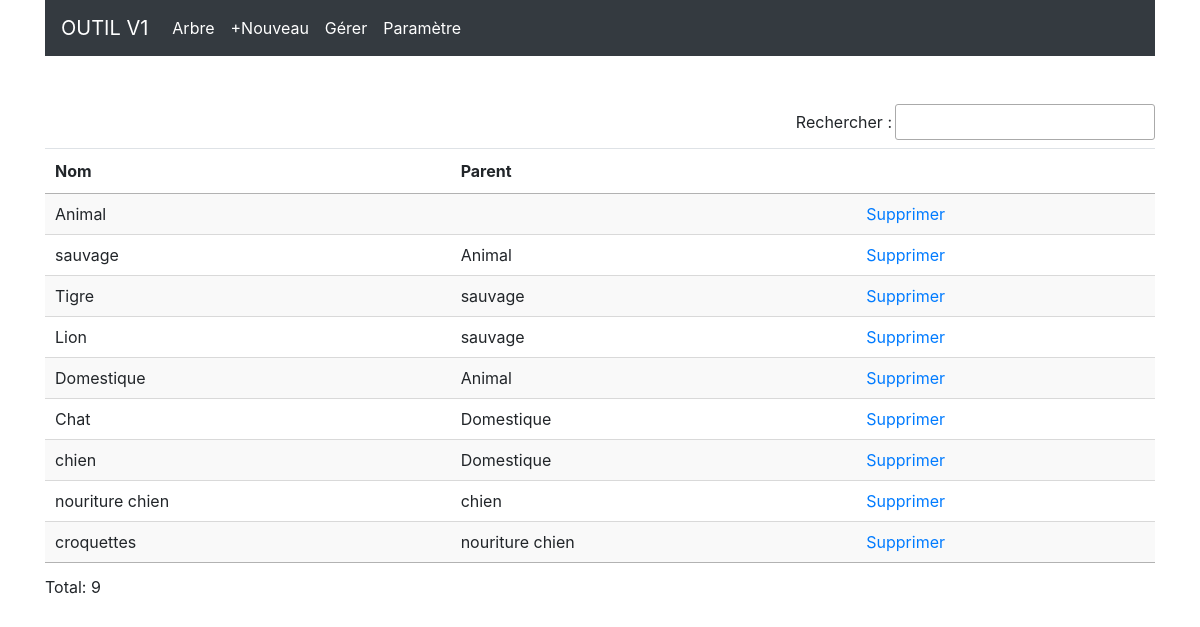
/details.php, run on the app's committed database.
### tables this page shows
CREATE TABLE `trees` (
  `id` int(11) NOT NULL,
  `name` varchar(255) DEFAULT NULL,
  `treeId` int(11) DEFAULT NULL,
  `node` varchar(255) DEFAULT '',
  `isquestion` bit(1) NOT NULL DEFAULT b'0'
);

### config.php (called while the page is built, shortened)
<?php
class Connection{
    private $servername="localhost";
    private $username="root";
    private  $psw='$Zaki2704';
    function __construct()
    {
        try{
            $this->PDOConnection=new PDO("mysql:host=$this->servername;dbname=arbresdb",$this->username,$this->psw);
        }catch(PDOException $e){
            echo "Database connection failed ".$e->getMessage();
        }
    }
    public static function  getConnection(){
        $con=new Connection();
          return $con->PDOConnection;
    }
}
?>

### TreeDAO.php (called while the page is built, shortened)
<?php
include("Tree.php");
class TreeDAO
{
    public $con;
    function __construct($con)
    {
        $this->con = $con;
    }
    public  function all()
    {
        $sql = "SELECT t1.node node, t1.id cid, t1.isquestion cisquestion, t1.name cname, t2.id pid, t2.name pname FROM trees t1 left join trees t2 on t1.treeId=t2.id order by t1.node asc";
        $stm = $this->con->prepare($sql);
        try {
            $stm->execute();
        } catch (PDOException $e) {
            echo $e->getMessage();
        }
        $result = $stm->setFetchMode(PDO::FETCH_ASSOC);
        $arbres = [];
        if ($result) {
            $data = $stm->fetchAll();
            $output = array();
            $arbres = array();
            foreach ($data as $value) {
                $tree = new Tree($value['cid'], $value['cname']);
                $tree->setnode($value['node']);
                $parent = new Tree($value['pid'], $value['pname']);
                $tree->setParent($parent);
                $tree->setIsQuestion($value['cisquestion']);
                array_push($output, $tree);
            }
            return $output;
        }
        return $arbres;
    }
}

### Tree.php (called while the page is built, shortened)
<?php
class Tree
{
    function __construct($id, $name)
    {
        $this->name = $name;
    }
    public function setParent($parent)
    {
        $this->parent = $parent;
    }
}

### details.php (the view, shortened to what this page needs)
<?php
include("config.php");
include("TreeDAO.php");
$dao = new TreeDAO(Connection::getConnection());
$arbres = $dao->all();
include("header.php");
?>
   <table id="example" class="display table" style="width:100%">
      <thead>
      <th>Nom</th>
      <th>Parent</th>
      <th></th>
      </thead>
      <tbody>
      <?php
   foreach ($arbres as $key => $value) {
      echo "<tr><td>" . $value->name. "</td><td>" . $value->parent->name. "</td><td><a href=''>Supprimer</a></td></tr>";
   }
   ?>
      </tbody>
   </table>
<?php
include("footer.php");

### header.php (shortened to what this page needs)
<!DOCTYPE html>
<html lang="en">
<head>
   <link rel="stylesheet" href="https://maxcdn.bootstrapcdn.com/bootstrap/4.5.2/css/bootstrap.min.css">
   <link rel="stylesheet" href="https://cdn.datatables.net/1.10.23/css/jquery.dataTables.min.css">
   <link rel="stylesheet" href="https://cdn.jsdelivr.net/npm/select2@4.1.0-beta.1/dist/css/select2.min.css">
</head>
<body>
<div class="container">
<nav class="navbar navbar-expand-md bg-dark navbar-dark">
<a class="navbar-brand" href="index.php">OUTIL V1</a>
  <div class="collapse navbar-collapse" id="collapsibleNavbar">
    <ul class="navbar-nav">
    <li class="nav-item">
      <a class="nav-link" href="tree.php">Arbre</a>
    </li>
    <li class="nav-item">
      <a class="nav-link" href="addtree.php">+Nouveau</a>
    </li>
    <li class="nav-item">
      <a class="nav-link" href="manage.php">Gérer</a>
    </li>
    <li class="nav-item">
      <a class="nav-link" href="settings.php">Paramètre</a>
    </li>
    </ul>
  </div>
</nav>
</div>
<div class="container pt-5">

### footer.php (shortened to what this page needs)
  </div>
</body>
</html>

### data on the page
trees: name "Animal"
trees: name "sauvage", treeId.name "Animal"
trees: name "Tigre", treeId.name "sauvage"
trees: name "Lion", treeId.name "sauvage"
trees: name "Domestique", treeId.name "Animal"
trees: name "Chat", treeId.name "Domestique"
trees: name "chien", treeId.name "Domestique"
trees: name "nouriture chien", treeId.name "chien"
trees: name "croquettes", treeId.name "nouriture chien"
